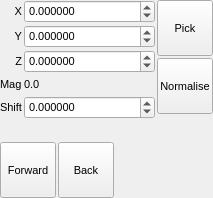
<?xml version="1.0" encoding="UTF-8"?>
<ui version="4.0">
 <class>TransformShiftPopup</class>
 <widget class="QWidget" name="TransformShiftPopup">
  <property name="geometry">
   <rect>
    <x>0</x>
    <y>0</y>
    <width>213</width>
    <height>198</height>
   </rect>
  </property>
  <property name="sizePolicy">
   <sizepolicy hsizetype="Minimum" vsizetype="Minimum">
    <horstretch>0</horstretch>
    <verstretch>0</verstretch>
   </sizepolicy>
  </property>
  <property name="font">
   <font>
    <pointsize>8</pointsize>
   </font>
  </property>
  <property name="windowTitle">
   <string>Transform Shift Popup</string>
  </property>
  <layout class="QGridLayout" name="gridLayout">
   <property name="margin">
    <number>0</number>
   </property>
   <property name="spacing">
    <number>2</number>
   </property>
   <item row="0" column="2" rowspan="6">
    <layout class="QVBoxLayout" name="verticalLayout">
     <item>
      <widget class="QToolButton" name="PickButton">
       <property name="minimumSize">
        <size>
         <width>56</width>
         <height>56</height>
        </size>
       </property>
       <property name="maximumSize">
        <size>
         <width>56</width>
         <height>56</height>
        </size>
       </property>
       <property name="toolTip">
        <string>Pick shift vector from two atoms</string>
       </property>
       <property name="text">
        <string>Pick</string>
       </property>
       <property name="icon">
        <iconset resource="icons.qrc">
         <normaloff>:/basic/icons/basic_pick.svg</normaloff>:/basic/icons/basic_pick.svg</iconset>
       </property>
       <property name="iconSize">
        <size>
         <width>30</width>
         <height>30</height>
        </size>
       </property>
       <property name="checkable">
        <bool>false</bool>
       </property>
       <property name="autoExclusive">
        <bool>false</bool>
       </property>
       <property name="toolButtonStyle">
        <enum>Qt::ToolButtonTextUnderIcon</enum>
       </property>
       <property name="autoRaise">
        <bool>false</bool>
       </property>
      </widget>
     </item>
     <item>
      <widget class="QToolButton" name="NormaliseButton">
       <property name="minimumSize">
        <size>
         <width>56</width>
         <height>56</height>
        </size>
       </property>
       <property name="maximumSize">
        <size>
         <width>56</width>
         <height>56</height>
        </size>
       </property>
       <property name="toolTip">
        <string>Normalise the current shift vector</string>
       </property>
       <property name="text">
        <string>Normalise</string>
       </property>
       <property name="icon">
        <iconset resource="icons.qrc">
         <normaloff>:/vector/icons/vector_normalise.svg</normaloff>:/vector/icons/vector_normalise.svg</iconset>
       </property>
       <property name="iconSize">
        <size>
         <width>30</width>
         <height>30</height>
        </size>
       </property>
       <property name="checkable">
        <bool>false</bool>
       </property>
       <property name="autoExclusive">
        <bool>false</bool>
       </property>
       <property name="toolButtonStyle">
        <enum>Qt::ToolButtonTextUnderIcon</enum>
       </property>
       <property name="autoRaise">
        <bool>false</bool>
       </property>
      </widget>
     </item>
     <item>
      <spacer name="verticalSpacer">
       <property name="orientation">
        <enum>Qt::Vertical</enum>
       </property>
       <property name="sizeHint" stdset="0">
        <size>
         <width>20</width>
         <height>1</height>
        </size>
       </property>
      </spacer>
     </item>
    </layout>
   </item>
   <item row="1" column="1">
    <widget class="TExponentialSpin" name="YSpin">
     <property name="sizePolicy">
      <sizepolicy hsizetype="Expanding" vsizetype="Fixed">
       <horstretch>0</horstretch>
       <verstretch>0</verstretch>
      </sizepolicy>
     </property>
     <property name="decimals">
      <number>6</number>
     </property>
     <property name="minimum">
      <double>-1000000.000000000000000</double>
     </property>
     <property name="maximum">
      <double>1000000.000000000000000</double>
     </property>
    </widget>
   </item>
   <item row="1" column="0">
    <widget class="QLabel" name="label_40">
     <property name="sizePolicy">
      <sizepolicy hsizetype="Minimum" vsizetype="Preferred">
       <horstretch>0</horstretch>
       <verstretch>0</verstretch>
      </sizepolicy>
     </property>
     <property name="text">
      <string>Y</string>
     </property>
     <property name="alignment">
      <set>Qt::AlignRight|Qt::AlignTrailing|Qt::AlignVCenter</set>
     </property>
    </widget>
   </item>
   <item row="0" column="1">
    <widget class="TExponentialSpin" name="XSpin">
     <property name="sizePolicy">
      <sizepolicy hsizetype="Expanding" vsizetype="Fixed">
       <horstretch>0</horstretch>
       <verstretch>0</verstretch>
      </sizepolicy>
     </property>
     <property name="decimals">
      <number>6</number>
     </property>
     <property name="minimum">
      <double>-100000.000000000000000</double>
     </property>
     <property name="maximum">
      <double>1000000.000000000000000</double>
     </property>
    </widget>
   </item>
   <item row="0" column="0">
    <widget class="QLabel" name="label_42">
     <property name="sizePolicy">
      <sizepolicy hsizetype="Minimum" vsizetype="Preferred">
       <horstretch>0</horstretch>
       <verstretch>0</verstretch>
      </sizepolicy>
     </property>
     <property name="text">
      <string>X</string>
     </property>
     <property name="alignment">
      <set>Qt::AlignRight|Qt::AlignTrailing|Qt::AlignVCenter</set>
     </property>
    </widget>
   </item>
   <item row="2" column="0">
    <widget class="QLabel" name="label_41">
     <property name="sizePolicy">
      <sizepolicy hsizetype="Minimum" vsizetype="Preferred">
       <horstretch>0</horstretch>
       <verstretch>0</verstretch>
      </sizepolicy>
     </property>
     <property name="text">
      <string>Z</string>
     </property>
     <property name="alignment">
      <set>Qt::AlignRight|Qt::AlignTrailing|Qt::AlignVCenter</set>
     </property>
    </widget>
   </item>
   <item row="2" column="1">
    <widget class="TExponentialSpin" name="ZSpin">
     <property name="sizePolicy">
      <sizepolicy hsizetype="Expanding" vsizetype="Fixed">
       <horstretch>0</horstretch>
       <verstretch>0</verstretch>
      </sizepolicy>
     </property>
     <property name="decimals">
      <number>6</number>
     </property>
     <property name="minimum">
      <double>-1000000.000000000000000</double>
     </property>
     <property name="maximum">
      <double>1000000.000000000000000</double>
     </property>
    </widget>
   </item>
   <item row="6" column="0" colspan="3">
    <layout class="QHBoxLayout" name="horizontalLayout_2">
     <item>
      <widget class="QToolButton" name="ForwardButton">
       <property name="minimumSize">
        <size>
         <width>56</width>
         <height>56</height>
        </size>
       </property>
       <property name="maximumSize">
        <size>
         <width>56</width>
         <height>56</height>
        </size>
       </property>
       <property name="toolTip">
        <string>Move the current atom selection along the defined vector</string>
       </property>
       <property name="text">
        <string>Forward</string>
       </property>
       <property name="icon">
        <iconset resource="icons.qrc">
         <normaloff>:/arrows/icons/arrow_in.svg</normaloff>:/arrows/icons/arrow_in.svg</iconset>
       </property>
       <property name="iconSize">
        <size>
         <width>30</width>
         <height>30</height>
        </size>
       </property>
       <property name="checkable">
        <bool>false</bool>
       </property>
       <property name="autoExclusive">
        <bool>false</bool>
       </property>
       <property name="toolButtonStyle">
        <enum>Qt::ToolButtonTextUnderIcon</enum>
       </property>
       <property name="autoRaise">
        <bool>false</bool>
       </property>
      </widget>
     </item>
     <item>
      <widget class="QToolButton" name="BackButton">
       <property name="minimumSize">
        <size>
         <width>56</width>
         <height>56</height>
        </size>
       </property>
       <property name="maximumSize">
        <size>
         <width>56</width>
         <height>56</height>
        </size>
       </property>
       <property name="toolTip">
        <string>Move the current atom selection backwards along the defined vector</string>
       </property>
       <property name="text">
        <string>Back</string>
       </property>
       <property name="icon">
        <iconset resource="icons.qrc">
         <normaloff>:/arrows/icons/arrow_out.svg</normaloff>:/arrows/icons/arrow_out.svg</iconset>
       </property>
       <property name="iconSize">
        <size>
         <width>30</width>
         <height>30</height>
        </size>
       </property>
       <property name="checkable">
        <bool>false</bool>
       </property>
       <property name="autoExclusive">
        <bool>false</bool>
       </property>
       <property name="toolButtonStyle">
        <enum>Qt::ToolButtonTextUnderIcon</enum>
       </property>
       <property name="autoRaise">
        <bool>false</bool>
       </property>
      </widget>
     </item>
     <item>
      <spacer name="horizontalSpacer_2">
       <property name="orientation">
        <enum>Qt::Horizontal</enum>
       </property>
       <property name="sizeHint" stdset="0">
        <size>
         <width>40</width>
         <height>20</height>
        </size>
       </property>
      </spacer>
     </item>
    </layout>
   </item>
   <item row="4" column="0">
    <widget class="QLabel" name="label_43">
     <property name="sizePolicy">
      <sizepolicy hsizetype="Minimum" vsizetype="Preferred">
       <horstretch>0</horstretch>
       <verstretch>0</verstretch>
      </sizepolicy>
     </property>
     <property name="text">
      <string>Shift</string>
     </property>
    </widget>
   </item>
   <item row="4" column="1">
    <widget class="TExponentialSpin" name="ShiftSpin">
     <property name="sizePolicy">
      <sizepolicy hsizetype="Expanding" vsizetype="Fixed">
       <horstretch>0</horstretch>
       <verstretch>0</verstretch>
      </sizepolicy>
     </property>
     <property name="toolTip">
      <string>Units to step along shift vector in a single move</string>
     </property>
     <property name="decimals">
      <number>6</number>
     </property>
     <property name="minimum">
      <double>-1000000.000000000000000</double>
     </property>
     <property name="maximum">
      <double>1000000.000000000000000</double>
     </property>
    </widget>
   </item>
   <item row="3" column="0">
    <widget class="QLabel" name="label_44">
     <property name="sizePolicy">
      <sizepolicy hsizetype="Minimum" vsizetype="Preferred">
       <horstretch>0</horstretch>
       <verstretch>0</verstretch>
      </sizepolicy>
     </property>
     <property name="text">
      <string>Mag</string>
     </property>
    </widget>
   </item>
   <item row="3" column="1">
    <widget class="QLabel" name="MagnitudeLabel">
     <property name="sizePolicy">
      <sizepolicy hsizetype="Minimum" vsizetype="Preferred">
       <horstretch>0</horstretch>
       <verstretch>0</verstretch>
      </sizepolicy>
     </property>
     <property name="text">
      <string>0.0</string>
     </property>
    </widget>
   </item>
  </layout>
 </widget>
 <customwidgets>
  <customwidget>
   <class>TExponentialSpin</class>
   <extends>QDoubleSpinBox</extends>
   <header>gui/texponentialspin.hui</header>
  </customwidget>
 </customwidgets>
 <resources>
  <include location="icons.qrc"/>
 </resources>
 <connections/>
</ui>
